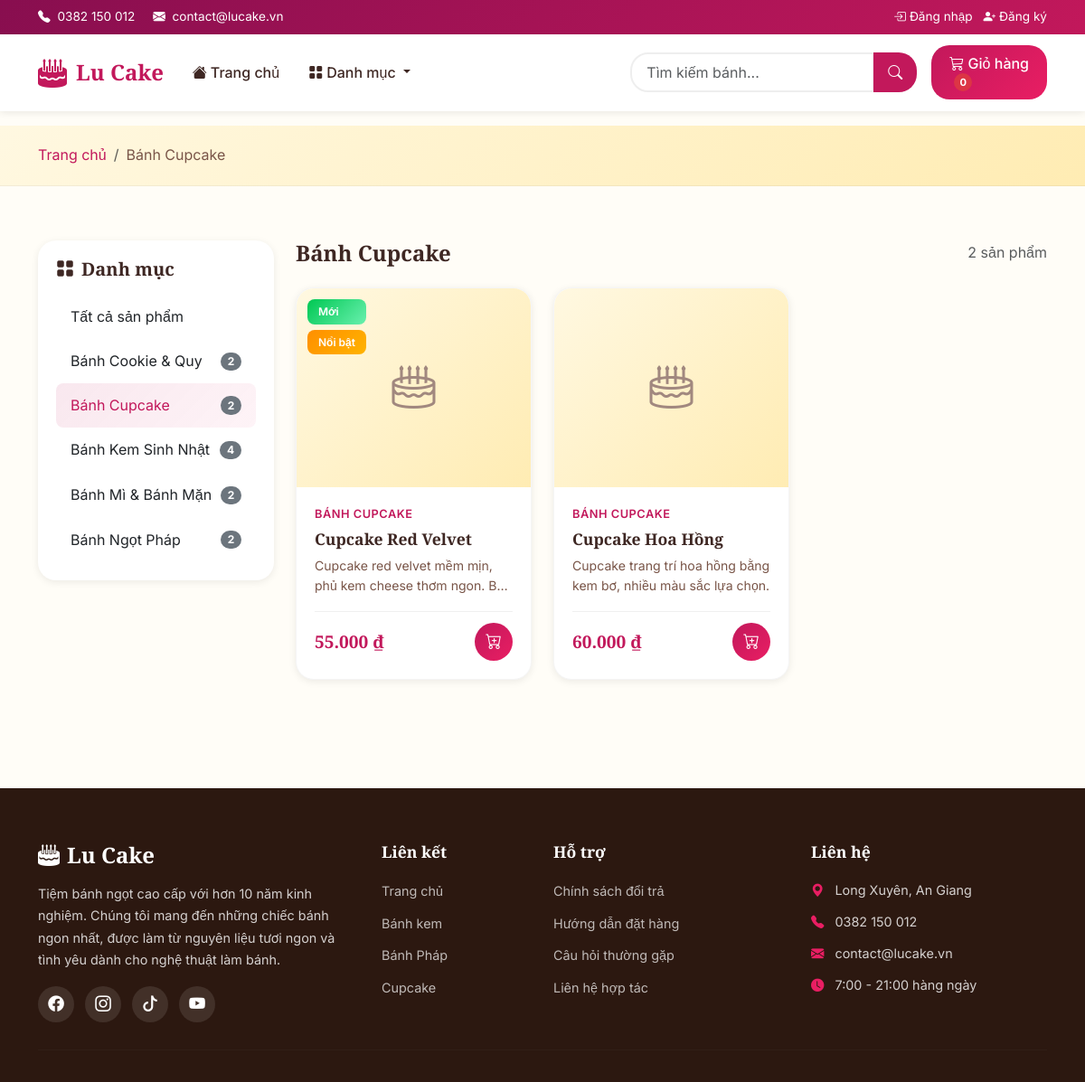
The page /danh-muc.php?id=4 on the database as committed earlier.
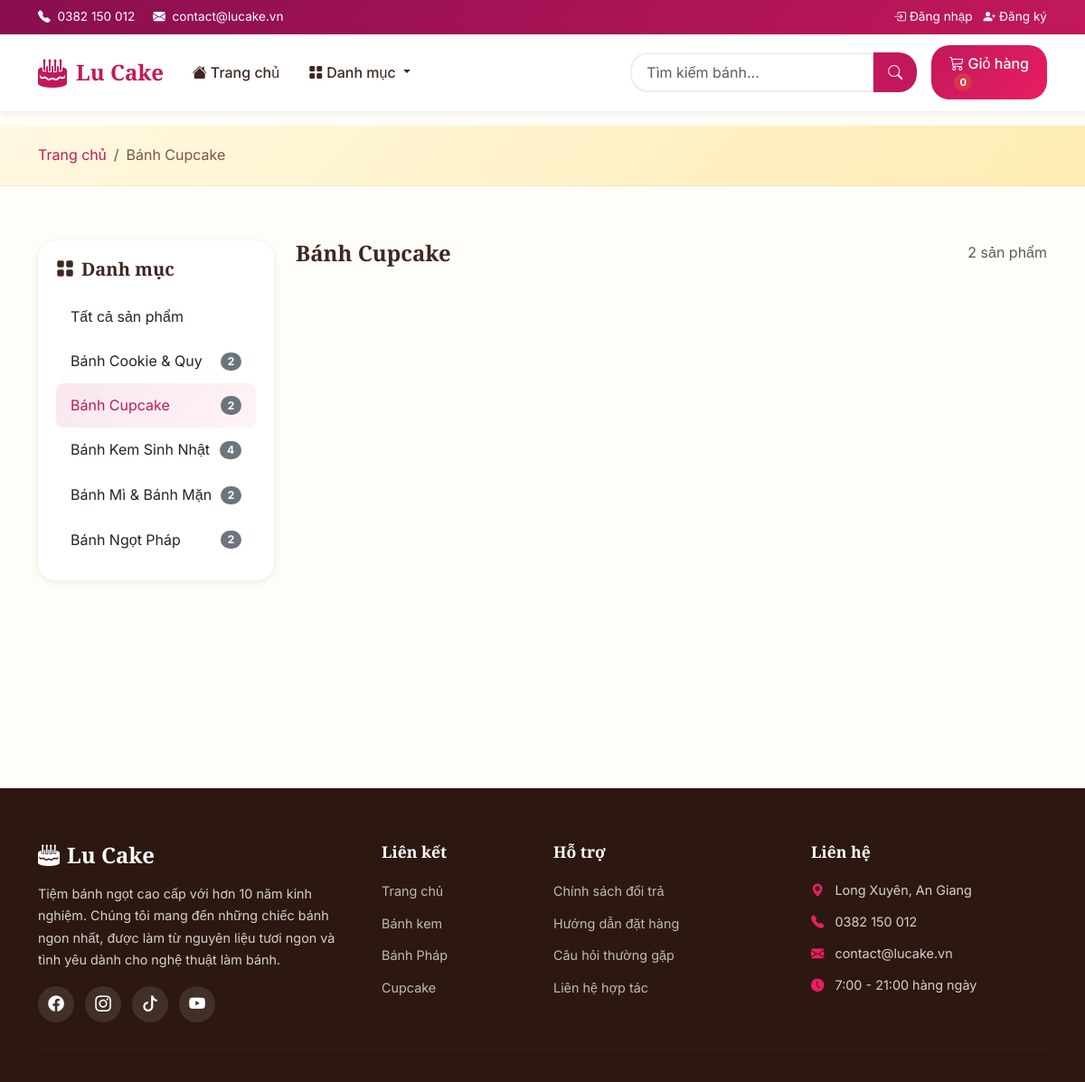
The same page on the database as committed later.
### tables this page shows
CREATE TABLE danh_muc (
    id INT AUTO_INCREMENT PRIMARY KEY,
    ten_danh_muc VARCHAR(255) NOT NULL,
    mo_ta TEXT,
    hinh_anh VARCHAR(255),
    ngay_tao TIMESTAMP DEFAULT CURRENT_TIMESTAMP
);

CREATE TABLE san_pham (
    id INT AUTO_INCREMENT PRIMARY KEY,
    danh_muc_id INT NOT NULL,
    ten_san_pham VARCHAR(255) NOT NULL,
    mo_ta TEXT,
    gia DECIMAL(12,0) NOT NULL,
    hinh_anh VARCHAR(255),
    noi_bat TINYINT(1) DEFAULT 0,
    moi TINYINT(1) DEFAULT 0,
    ton_kho INT DEFAULT 0,
    ngay_tao TIMESTAMP DEFAULT CURRENT_TIMESTAMP,
    FOREIGN KEY (danh_muc_id) REFERENCES danh_muc(id) ON DELETE CASCADE
);

### includes/functions.php (called while the page is built, shortened)
<?php
function formatGia($gia) {
    return number_format($gia, 0, ',', '.') . ' ₫';
}
function catNganChuoi($chuoi, $doDai = 100) {
    if (mb_strlen($chuoi) <= $doDai) {
        return $chuoi;
    }
    return mb_substr($chuoi, 0, $doDai) . '...';
}

### danh-muc.php (the view, shortened to what the rows shown need)
<?php
require_once 'config/database.php';
require_once 'includes/functions.php';
$danhMucId = isset($_GET['id']) ? (int)$_GET['id'] : 0;
$sqlDM = "SELECT * FROM danh_muc WHERE id = ?";
$stmt = $conn->prepare($sqlDM);
$stmt->bind_param("i", $danhMucId);
$stmt->execute();
$danhMuc = $stmt->get_result()->fetch_assoc();
if (!$danhMuc) {
    $tieuDeTrang = 'Tất cả sản phẩm';
    $tenDanhMuc = 'Tất cả sản phẩm';
} else {
    $tenDanhMuc = $danhMuc['ten_danh_muc'];
}
$soSPTrang = 12;
$trangHienTai = isset($_GET['trang']) ? max(1, (int)$_GET['trang']) : 1;
$batDau = ($trangHienTai - 1) * $soSPTrang;
if ($danhMucId > 0) {
    $sqlDem = "SELECT COUNT(*) as tong FROM san_pham WHERE danh_muc_id = ?";
    $stmtDem = $conn->prepare($sqlDem);
    $stmtDem->bind_param("i", $danhMucId);
} else {
    $sqlDem = "SELECT COUNT(*) as tong FROM san_pham";
    $stmtDem = $conn->prepare($sqlDem);
}
$stmtDem->execute();
$tongSP = $stmtDem->get_result()->fetch_assoc()['tong'];
if ($danhMucId > 0) {
    $sqlSP = "SELECT sp.*, dm.ten_danh_muc FROM san_pham sp
              JOIN danh_muc dm ON sp.danh_muc_id = dm.id
              WHERE sp.danh_muc_id = ?
              ORDER BY sp.ngay_tao DESC LIMIT ?, ?";
    $stmtSP = $conn->prepare($sqlSP);
    $stmtSP->bind_param("iii", $danhMucId, $batDau, $soSPTrang);
} else {
    $sqlSP = "SELECT sp.*, dm.ten_danh_muc FROM san_pham sp
              JOIN danh_muc dm ON sp.danh_muc_id = dm.id
              ORDER BY sp.ngay_tao DESC LIMIT ?, ?";
    $stmtSP = $conn->prepare($sqlSP);
    $stmtSP->bind_param("ii", $batDau, $soSPTrang);
}
$stmtSP->execute();
$dsSanPham = $stmtSP->get_result();
$sqlAllDM = "SELECT dm.*, COUNT(sp.id) as so_sp FROM danh_muc dm
             LEFT JOIN san_pham sp ON dm.id = sp.danh_muc_id
             GROUP BY dm.id ORDER BY dm.ten_danh_muc";
$dsAllDM = $conn->query($sqlAllDM);
require_once 'includes/header.php';
?>
<section class="breadcrumb-section">
    <div class="container">
        <nav aria-label="breadcrumb">
            <ol class="breadcrumb">
                <li class="breadcrumb-item"><a href="index.php">Trang chủ</a></li>
                <li class="breadcrumb-item active"><?php echo $tenDanhMuc; ?></li>
            </ol>
        </nav>
    </div>
</section>
<section class="page-section">
    <div class="container">
        <div class="row">
            <div class="col-lg-3 mb-4">
                <div class="account-sidebar">
                    <div class="list-group">
                        <a href="danh-muc.php" class="list-group-item list-group-item-action <?php echo $danhMucId == 0 ? 'active' : ''; ?>">
                            Tất cả sản phẩm
                        </a>
                        <?php while ($dm = $dsAllDM->fetch_assoc()): ?>
                            <a href="danh-muc.php?id=<?php echo $dm['id']; ?>"
                               class="list-group-item list-group-item-action d-flex justify-content-between align-items-center <?php echo $danhMucId == $dm['id'] ? 'active' : ''; ?>">
                                <?php echo $dm['ten_danh_muc']; ?>
                                <span class="badge bg-secondary rounded-pill"><?php echo $dm['so_sp']; ?></span>
                            </a>
                        <?php endwhile; ?>
                    </div>
                </div>
            </div>
            <div class="col-lg-9">
                <div class="d-flex justify-content-between align-items-center mb-4">
                    <h1 class="page-title mb-0" style="font-size:1.5rem;"><?php echo $tenDanhMuc; ?></h1>
                    <span class="text-muted"><?php echo $tongSP; ?> sản phẩm</span>
                </div>
                <?php if ($dsSanPham->num_rows > 0): ?>
                    <div class="row g-4">
                        <?php while ($sp = $dsSanPham->fetch_assoc()): ?>
                            <div class="col-lg-4 col-md-6">
                                <div class="product-card">
                                    <div class="card-img-wrapper">
                                        <?php if ($sp['hinh_anh'] && file_exists('assets/images/products/' . $sp['hinh_anh'])): ?>
                                            <img src="assets/images/products/<?php echo $sp['hinh_anh']; ?>" alt="<?php echo $sp['ten_san_pham']; ?>">
                                        <?php else: ?>
                                            <div class="img-placeholder"><i class="bi bi-cake2"></i></div>
                                        <?php endif; ?>
                                        <div class="card-badges">
                                            <?php if ($sp['moi']): ?><span class="badge-new">Mới</span><?php endif; ?>
                                            <?php if ($sp['noi_bat']): ?><span class="badge-featured">Nổi bật</span><?php endif; ?>
                                        </div>
                                    </div>
                                    <div class="card-body">
                                        <span class="card-category"><?php echo $sp['ten_danh_muc']; ?></span>
                                        <h5 class="card-title"><a href="san-pham.php?id=<?php echo $sp['id']; ?>"><?php echo $sp['ten_san_pham']; ?></a></h5>
                                        <p class="card-desc"><?php echo catNganChuoi($sp['mo_ta'], 80); ?></p>
                                        <div class="card-footer-custom">
                                            <span class="card-price"><?php echo formatGia($sp['gia']); ?></span>
                                            <form action="gio-hang.php" method="POST" style="display:inline;">
                                                <button type="submit" class="btn-add-cart" title="Thêm vào giỏ"><i class="bi bi-cart-plus"></i></button>
                                            </form>
                                        </div>
                                    </div>
                                </div>
                            </div>
                        <?php endwhile; ?>
                    </div>
                <?php endif; ?>
            </div>
        </div>
    </div>
</section>
<?php require_once 'includes/footer.php'; ?>

Rows that differ between the two databases and show on the page:
no longer on this page (row edited): san_pham: moi "Mới", noi_bat "Nổi bật", danh_muc.ten_danh_muc "BÁNH CUPCAKE", ten_san_pham "Cupcake Red Velvet", mo_ta "Cupcake red velvet mềm mịn, phủ kem cheese thơm ngon.…", gia "55.000 ₫"
no longer on this page (row edited): san_pham: danh_muc.ten_danh_muc "BÁNH CUPCAKE", ten_san_pham "Cupcake Hoa Hồng", mo_ta "Cupcake trang trí hoa hồng bằng kem bơ, nhiều màu sắc lựa chọn.", gia "60.000 ₫"
